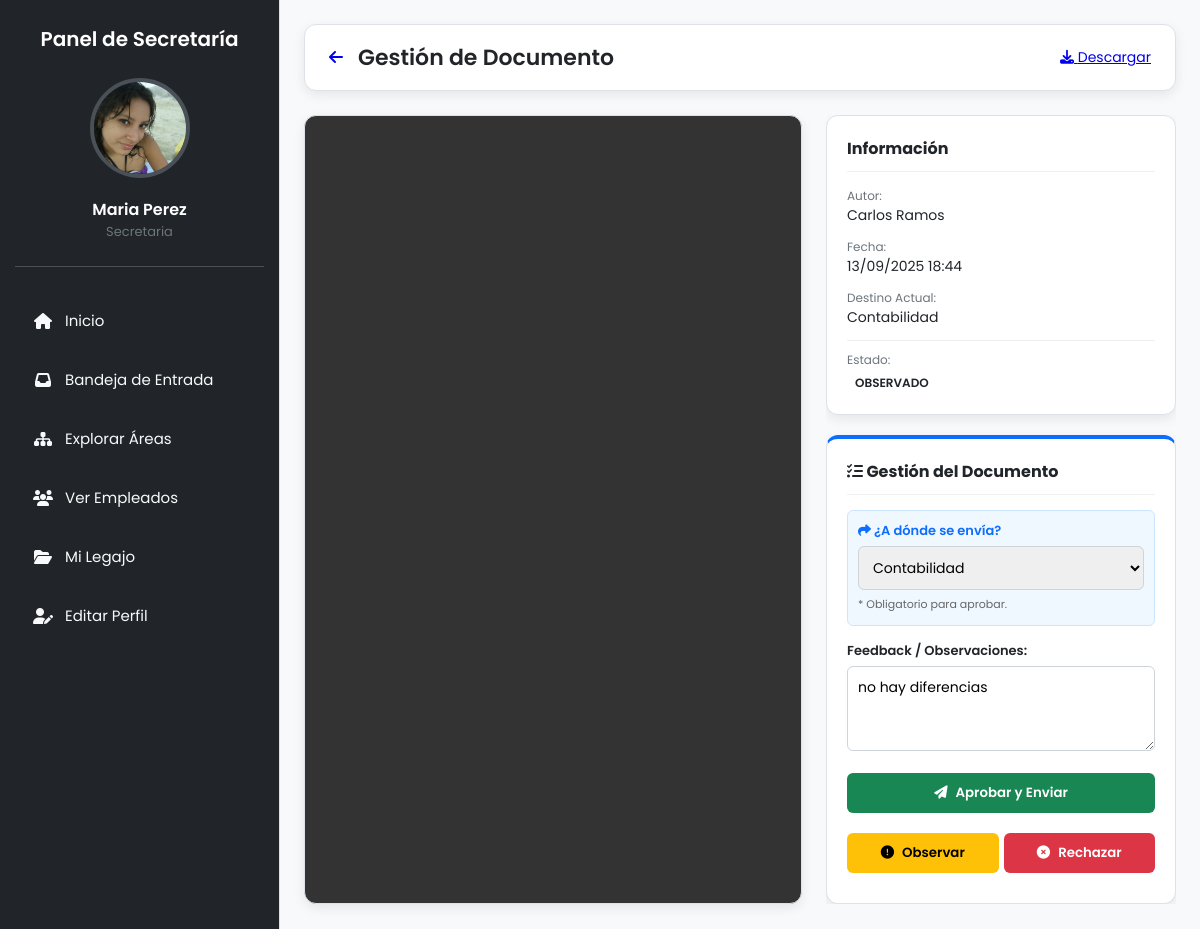
Screenshot of /secretaria/ver_documento.php?id=2 (signed in) with the database file from the repository.
### tables this page shows
CREATE TABLE `documentos` (
  `id` int NOT NULL AUTO_INCREMENT,
  `id_usuario` int NOT NULL,
  `nombre_original` varchar(255) NOT NULL,
  `nombre_guardado` varchar(255) NOT NULL,
  `tipo` varchar(100) DEFAULT NULL,
  `fecha_subida` datetime DEFAULT CURRENT_TIMESTAMP,
  `id_area_destino` int DEFAULT NULL,
  `id_seccion` int DEFAULT NULL,
  `estado` varchar(50) DEFAULT 'Pendiente',
  `feedback` text,
  `revisado_por` int DEFAULT NULL,
  `fecha_revision` datetime DEFAULT NULL,
  `destino_area` varchar(100) DEFAULT 'secretaria',
  `enviado_a_area_id` int DEFAULT NULL,
  `area_solicitada_id` int DEFAULT NULL,
  PRIMARY KEY (`id`),
  KEY `id_usuario` (`id_usuario`),
  KEY `fk_area_destino` (`id_area_destino`),
  KEY `fk_documentos_seccion` (`id_seccion`),
  KEY `fk_revisor` (`revisado_por`),
  KEY `fk_area_solicitada` (`area_solicitada_id`),
  CONSTRAINT `documentos_ibfk_1` FOREIGN KEY (`id_usuario`) REFERENCES `usuarios` (`id`),
  CONSTRAINT `fk_area_destino` FOREIGN KEY (`id_area_destino`) REFERENCES `areas` (`id`),
  CONSTRAINT `fk_area_solicitada` FOREIGN KEY (`area_solicitada_id`) REFERENCES `areas` (`id`),
  CONSTRAINT `fk_documentos_seccion` FOREIGN KEY (`id_seccion`) REFERENCES `secciones_legajo` (`id`),
  CONSTRAINT `fk_revisor` FOREIGN KEY (`revisado_por`) REFERENCES `usuarios` (`id`)
);

CREATE TABLE `usuarios` (
  `id` int NOT NULL AUTO_INCREMENT,
  `nombre` varchar(150) NOT NULL,
  `email` varchar(150) NOT NULL,
  `password_hash` varchar(255) NOT NULL,
  `id_area` int DEFAULT NULL,
  `rol` enum('admin','rrhh','jefe_area','empleado','secretaria') DEFAULT 'empleado',
  `activo` tinyint(1) DEFAULT '1',
  `creado_en` datetime DEFAULT CURRENT_TIMESTAMP,
  `foto` varchar(255) DEFAULT 'uploads/usuarios/default.png',
  `reset_token` varchar(64) DEFAULT NULL,
  `reset_token_expires_at` datetime DEFAULT NULL,
  PRIMARY KEY (`id`),
  UNIQUE KEY `email` (`email`),
  KEY `id_area` (`id_area`),
  CONSTRAINT `usuarios_ibfk_1` FOREIGN KEY (`id_area`) REFERENCES `areas` (`id`)
);

CREATE TABLE `areas` (
  `id` int NOT NULL AUTO_INCREMENT,
  `nombre` varchar(100) NOT NULL,
  `descripcion` text,
  `creado_en` datetime DEFAULT CURRENT_TIMESTAMP,
  PRIMARY KEY (`id`)
);

### secretaria/ver_documento.php (the view, shortened to what this page needs)
<?php
require_once '../php/funciones.php';
$id_doc = $_GET['id'] ?? null;
try {
    $sql = "
        SELECT d.*, u.nombre as autor, u.email, s.nombre as seccion, a.nombre as area_actual
        FROM documentos d
        JOIN usuarios u ON d.id_usuario = u.id
        LEFT JOIN secciones_legajo s ON d.id_seccion = s.id
        LEFT JOIN areas a ON d.id_area_destino = a.id
        WHERE d.id = ?
    ";
    $stmt = $pdo->prepare($sql);
    $stmt->execute([$id_doc]);
    $doc = $stmt->fetch();
    $areas = $pdo->query("SELECT id, nombre FROM areas ORDER BY nombre ASC")->fetchAll();
} catch (PDOException $e) {
    die("Error: " . $e->getMessage());
}
require_once '../includes/header_secretaria.php';
require_once '../includes/sidebar_secretaria.php';
$ruta_archivo = "../uploads/" . $doc['nombre_guardado'];
$ext = strtolower(pathinfo($doc['nombre_guardado'], PATHINFO_EXTENSION));
?>
<div class="main">
    <header class="topbar">
        <div style="display: flex; align-items: center; gap: 15px;">
            <a href="secretaria_documentos.php" class="btn-back-circle"><i class="fas fa-arrow-left"></i></a>
            <h1>Gestión de Documento</h1>
        </div>
        <div class="top-actions">
            <a href="<?= $ruta_archivo ?>" download class="btn-secondary"><i class="fas fa-download"></i> Descargar</a>
        </div>
    </header>
    <main class="content">
        <div class="doc-viewer-layout">
            <div class="viewer-container">
                <?php if ($ext === 'pdf'): ?>
                    <iframe src="<?= $ruta_archivo ?>" class="viewer-iframe"></iframe>
                <?php elseif (in_array($ext, ['jpg', 'jpeg', 'png'])): ?>
                    <img src="<?= $ruta_archivo ?>" class="viewer-img">
                <?php endif; ?>
            </div>
            <div class="controls-container">
                <div class="info-card">
                    <div class="doc-meta-title">Información</div>
                    <div class="meta-row"><span class="meta-label">Autor:</span> <?= htmlspecialchars($doc['autor']) ?></div>
                    <div class="meta-row"><span class="meta-label">Fecha:</span> <?= date("d/m/Y H:i", strtotime($doc['fecha_subida'])) ?></div>
                    <div class="meta-row"><span class="meta-label">Destino Actual:</span>
                        <?= !empty($doc['area_actual']) ? htmlspecialchars($doc['area_actual']) : '<span style="color:#999">Sin asignar</span>' ?>
                    </div>
                    <div style="margin-top: 10px; padding-top: 10px; border-top: 1px solid #eee;">
                        <span class="meta-label">Estado:</span>
                        <span class="status-current st-<?= strtolower($doc['estado']) ?>" style="display:inline-block; width:auto; margin:0; padding: 2px 8px; font-size: 12px;">
                            <?= ucfirst($doc['estado']) ?>
                        </span>
                    </div>
                </div>
                <div class="action-card" style="border-top-color: var(--color-primario);">
                    <div class="doc-meta-title"><i class="fas fa-tasks"></i> Gestión del Documento</div>
                    <form method="POST" id="gestionForm">
                        <div class="form-group" style="background: #f0f8ff; padding: 10px; border-radius: 6px; border: 1px solid #cce5ff;">
                            <label style="color: #0d6efd;"><i class="fas fa-share"></i> ¿A dónde se envía?</label>
                            <select name="id_area_destino" id="areaSelect" class="form-control">
                                <?php foreach ($areas as $a): ?>
                                    <option value="<?= $a['id'] ?>" <?= ($doc['id_area_destino'] == $a['id']) ? 'selected' : '' ?>>
                                        <?= htmlspecialchars($a['nombre']) ?>
                                    </option>
                                <?php endforeach; ?>
                            </select>
                            <small style="font-size: 11px; color: #666;">* Obligatorio para aprobar.</small>
                        </div>
                        <div class="form-group">
                            <label>Feedback / Observaciones:</label>
                            <textarea name="feedback" class="form-control" rows="3" placeholder="Obligatorio si observas o rechazas..."><?= htmlspecialchars($doc['feedback'] ?? '') ?></textarea>
                        </div>
                        <div style="display: flex; flex-direction: column; gap: 10px; margin-top: 15px;">
                            <button type="submit" name="estado" value="Aprobado" class="btn-block btn-validate" onclick="return validarAprobacion()">
                                <i class="fas fa-paper-plane"></i> Aprobar y Enviar
                            </button>
                            <div style="display:flex; gap: 5px;">
                                <button type="submit" name="estado" value="Observado" class="btn-block btn-observe">
                                    <i class="fas fa-exclamation-circle"></i> Observar
                                </button>
                                <button type="submit" name="estado" value="Rechazado" class="btn-block btn-reject">
                                    <i class="fas fa-times-circle"></i> Rechazar
                                </button>
                            </div>
                        </div>
                    </form>
                </div>
            </div>
        </div>
    </main>
</div>
<?php require_once '../includes/footer.php'; ?>

### style/global.css (style rules this page uses)
:root { --color-primario: #0d6efd; --color-primario-hover: #0b5ed7; --color-secundario: #6c757d; --color-exito: #198754; --color-peligro: #dc3545; --color-advertencia: #ffc107; --color-info: #0dcaf0; --color-fondo-cuerpo: #f8f9fa; --color-fondo-sidebar: #212529; --color-texto-sidebar: #f8f9fa; --color-fondo-tarjeta: #ffffff; --color-texto-principal: #212529; --color-texto-secundario: #6c757d; --color-borde: #dee2e6; --sombra-tarjeta: 0 4px 12px rgba(0, 0, 0, 0.08); }
* { margin: 0; padding: 0; box-sizing: border-box; font-family: 'Poppins', sans-serif; }
body { display: flex; background: var(--color-fondo-cuerpo); color: var(--color-texto-principal); min-height: 100vh; }
.main { flex: 1; padding: 24px; margin-left: 280px; transition: margin-left 0.3s ease; }
.topbar { display: flex; justify-content: space-between; align-items: center; background: var(--color-fondo-tarjeta); padding: 16px 24px; border-radius: 12px; margin-bottom: 24px; box-shadow: var(--sombra-tarjeta); border: 1px solid var(--color-borde); }
.topbar h1 { font-size: 22px; color: var(--color-texto-principal); font-weight: 600; margin: 0; }
.topbar .top-actions { display: flex; align-items: center; gap: 20px; font-size: 14px; color: var(--color-texto-secundario); }

### style/ver_documento.css (style rules this page uses)
.doc-viewer-layout { display: grid; grid-template-columns: 1fr 350px; gap: 24px; height: calc(100vh - 140px); min-height: 600px; }
.viewer-container { background: #333; border-radius: 12px; overflow: hidden; position: relative; display: flex; align-items: center; justify-content: center; border: 1px solid var(--color-borde); box-shadow: var(--sombra-tarjeta); }
.viewer-iframe { width: 100%; height: 100%; border: none; }
.controls-container { display: flex; flex-direction: column; gap: 20px; overflow-y: auto; }
.info-card { background: #fff; border-radius: 12px; padding: 20px; border: 1px solid var(--color-borde); box-shadow: var(--sombra-tarjeta); }
.doc-meta-title { font-size: 16px; font-weight: 700; color: var(--color-texto-principal); margin-bottom: 15px; padding-bottom: 10px; border-bottom: 1px solid #f0f0f0; }
.meta-row { margin-bottom: 12px; font-size: 14px; }
.meta-label { color: var(--color-texto-secundario); font-size: 12px; display: block; }
.action-card { background: #fff; border-radius: 12px; padding: 20px; border: 1px solid var(--color-borde); box-shadow: var(--sombra-tarjeta); border-top: 4px solid var(--color-primario); }
.status-current { text-align: center; padding: 10px; border-radius: 8px; margin-bottom: 20px; font-weight: 600; text-transform: uppercase; font-size: 13px; }
.form-group { margin-bottom: 15px; }
.form-group label { display: block; font-size: 13px; font-weight: 600; margin-bottom: 5px; }
.form-control { width: 100%; padding: 10px; border: 1px solid #ced4da; border-radius: 6px; font-size: 14px; }
textarea.form-control { resize: vertical; min-height: 80px; }
.btn-block { width: 100%; display: flex; justify-content: center; align-items: center; gap: 8px; padding: 10px; border-radius: 6px; border: none; font-weight: 600; cursor: pointer; transition: background 0.2s; margin-bottom: 10px; color: #fff; }
.btn-validate { background-color: #198754; }
.btn-reject { background-color: #dc3545; }
.btn-observe { background-color: #ffc107; color: #000; }

### rows the page displays
documentos: id_usuario.nombre "Carlos Ramos", fecha_subida "13/09/2025 18:44", id_area_destino.nombre "Contabilidad", estado "OBSERVADO", id_area_destino "Contabilidad", feedback "no hay diferencias"

### other values shown
$_SESSION['nombre'] "Maria Perez"
$_SESSION['rol'] "Secretaria"
